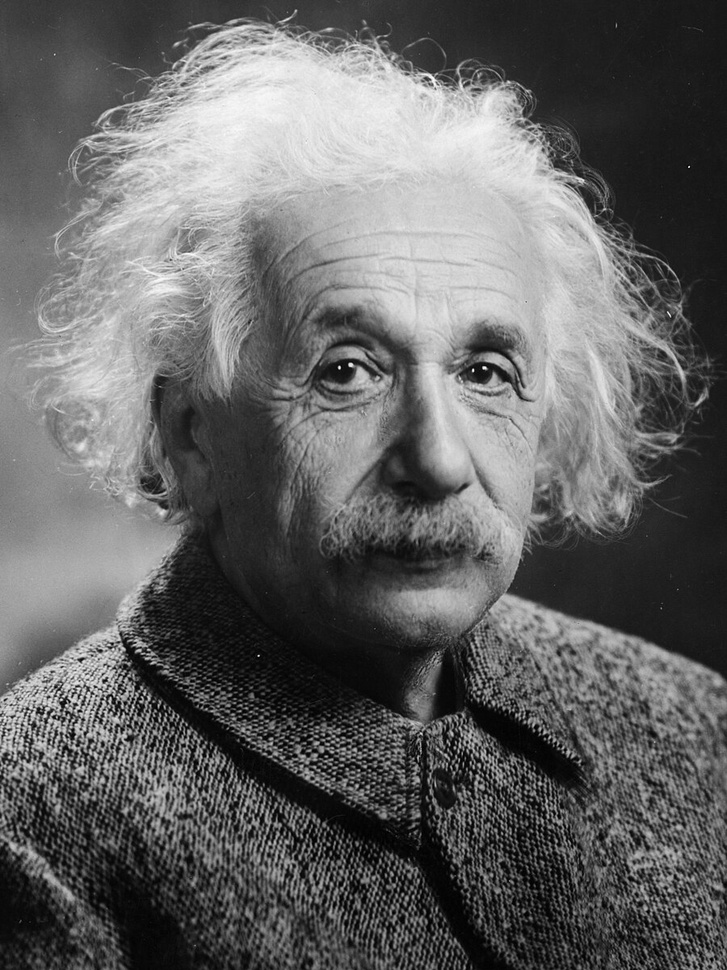
#> input picture Albert_Einstein_Head.jpg, 727 x 970 px, shrunk from 900 x 1200 before the run, found by its file name
$ python lab14.py
#> lines starting #> are read from the running program, lines starting #| are printed output that depends on the picture
import numpy as np
import matplotlib.pyplot as plt

# Project 14: Singular Value Decomposition and image compression

print("\nSubtask 1\n")
# Task 1: Plotting the unit circle and basis vectors
t = np.linspace(0, 2 * np.pi, 100)
X = np.array([np.cos(t), np.sin(t)])
plt.subplot(2, 2, 1)
plt.plot(X[0, :], X[1, :], 'b')
plt.quiver(0, 0, 1, 0, color='r', angles='xy', scale_units='xy', scale=1)
plt.quiver(0, 0, 0, 1, color='g', angles='xy', scale_units='xy', scale=1)
plt.axis('equal')
plt.title('Unit circle')
plt.show()

print("\nSubtask 2\n")
A = np.array([[2, 1], [-1, 1]])
U, S, V = np.linalg.svd(A)
print("U:\n", U)
print("S:\n", S)
print("V:\n", V)
# Verify orthogonality
print("U' * U:\n", np.dot(U.T, U))
print("V' * V:\n", np.dot(V.T, V))

print("\nSubtask 3\n")
VX = np.dot(V.T, X)
plt.subplot(2, 2, 2)
plt.plot(VX[0, :], VX[1, :], 'b')
plt.quiver(0, 0, V[0, 0], V[0, 1], color='r', angles='xy', scale_units='xy', scale=1)
plt.quiver(0, 0, V[1, 0], V[1, 1], color='g', angles='xy', scale_units='xy', scale=1)
plt.axis('equal')
plt.title('Multiplied by matrix V^T')
plt.show()

print("\nSubtask 4\n")
S_matrix = np.diag(S)
SVX = np.dot(S_matrix, VX)
plt.subplot(2, 2, 3)
plt.plot(SVX[0, :], SVX[1, :], 'b')
plt.quiver(0, 0, S[0] * V[0, 0], S[1] * V[0, 1], color='r', angles='xy', scale_units='xy', scale=1)
plt.quiver(0, 0, S[0] * V[1, 0], S[1] * V[1, 1], color='g', angles='xy', scale_units='xy', scale=1)
plt.axis('equal')
plt.title('Multiplied by matrix ΣV^T')
plt.show()

print("\nSubtask 5\n")
AX = np.dot(U, SVX)
plt.subplot(2, 2, 4)
plt.plot(AX[0, :], AX[1, :], 'b')
plt.quiver(0, 0, U[0, 0] * S[0] * V[0, 0] + U[0, 1] * S[1] * V[0, 1],
U[1, 0] * S[0] * V[0, 0] + U[1, 1] * S[1] * V[0, 1], color='r', angles='xy',
scale_units='xy', scale=1)
plt.quiver(0, 0, U[0, 0] * S[0] * V[1, 0] + U[0, 1] * S[1] * V[1, 1],
U[1, 0] * S[0] * V[1, 0] + U[1, 1] * S[1] * V[1, 1], color='g', angles='xy',
scale_units='xy', scale=1)
plt.axis('equal')
plt.title('Multiplied by matrix UΣV^T=A')
plt.show()

print("\nSubtask 6\n")
# Modification example for U and V (this is just a random example, modifications need to be chosen carefully)
U1 = U
V1 = V.T
print("U1 * S * V1.T:\n", np.dot(U1, np.dot(S_matrix, V1.T)))

print("\nSubtask 7\n")
Av1 = np.dot(A, V.T[:, 0])
Av2 = np.dot(A, V.T[:, 1])
print("Av1:\n", Av1)
print("σ1 * u1:\n", S[0] * U[:, 0])
print("Av2:\n", Av2)
print("σ2 * u2:\n", S[1] * U[:, 1])
# Numerical check
print("A * V - U * S:\n", np.dot(A, V.T) - np.dot(U, S_matrix))

print("\nSubtask 8-11\n")
import cv2
# Load the image
ImJPG = cv2.imread("/Users/pranavhemanth/Code/Academics/LA-S4/Albert_Einstein_Head.jpg",cv2.IMREAD_GRAYSCALE)
#> ImJPG is the input picture: shape (970, 727); min 0, max 255, mean 99.9
plt.figure()
plt.imshow(ImJPG, cmap='gray')
plt.title('Original Image')
plt.show()
# Singular Value Decomposition
UIm, SIm, VIm = np.linalg.svd(ImJPG.astype(np.float64), full_matrices=False)
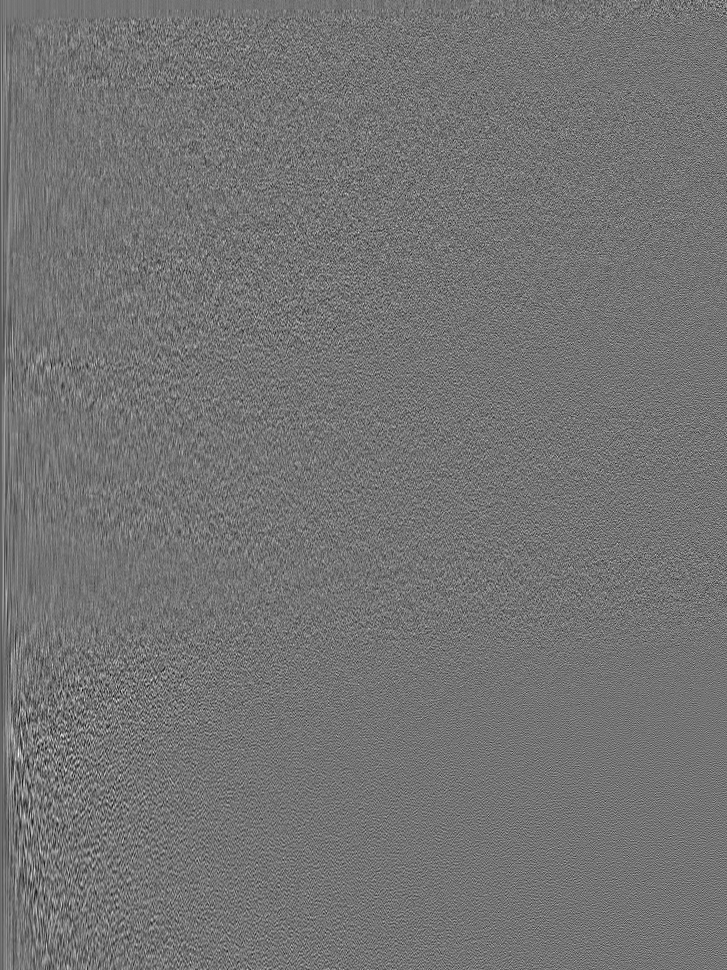
#> UIm: shape (970, 727) float64; min -0.187, max 0.224, mean -5.38e-05; drawn with min black and max white
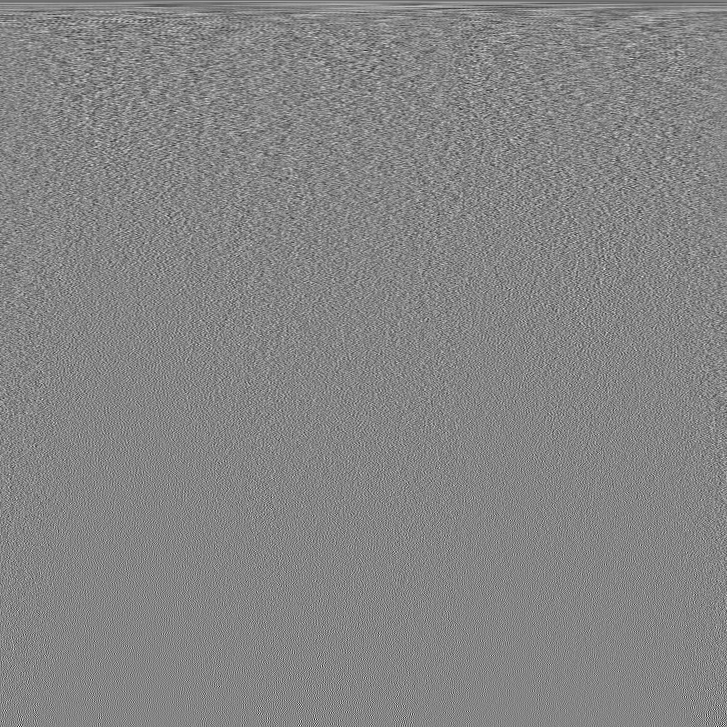
#> VIm: shape (727, 727) float64; min -0.23, max 0.21, mean -6.2e-05; drawn with min black and max white
#> SIm = 727 values, max 91578.2 at index 0, min 7.99 at index 726, mean 694
print(UIm)
#> (printed output is left out)
# Plot Singular Values
plt.figure()
plt.plot(np.arange(len(SIm)), SIm)
plt.title('Singular Values')
plt.show()
#> figure, not shown here; curve peaks at x = 0, y = 91578.2
# Image compression using truncated SVD
for k in [50, 100, 150]:
    ImJPG_comp = np.dot(UIm[:, :k], np.dot(np.diag(SIm[:k]), VIm[:k, :]))
    plt.figure()
    plt.imshow(ImJPG_comp, cmap='gray')
    plt.title(f'Compressed Image with {k} Singular Values')
    plt.show()
    pct = 1 - (np.size(UIm[:, :k]) + np.size(VIm[:k, :]) * np.size(np.diag(SIm[:k]))) /np.size(ImJPG)
    print(f'Compression percentage for {k} singular values: {pct:.3f}')
#> this loop made 3 passes
#> pct on passes 1 to 3: -127.9, -1030.1, -3478.6
#| Compression percentage for 50 singular values: -127.935
#| Compression percentage for 100 singular values: -1030.065
#| Compression percentage for 150 singular values: -3478.588
#> pass 1, `ImJPG_comp = np.dot(UIm[:, :k], np.dot(np.diag(SIm[:k]), VIm[:k, :]))`:
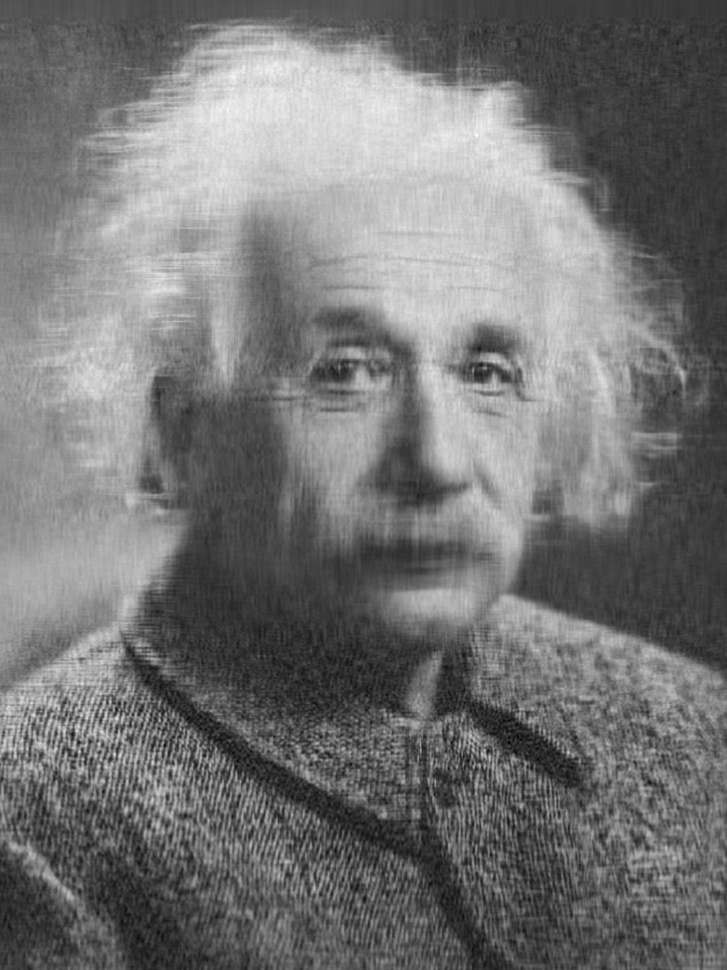
#> ImJPG_comp: shape (970, 727) float64; min -46.84, max 273.3, mean 99.9; drawn with min black and max white

print("\nSubtask 12\n")
#12
import numpy as np
import matplotlib.pyplot as plt
import cv2
# Load the image
ImJPG = cv2.imread("/Users/pranavhemanth/Code/Academics/LA-S4/checkers.pgm",cv2.IMREAD_GRAYSCALE)
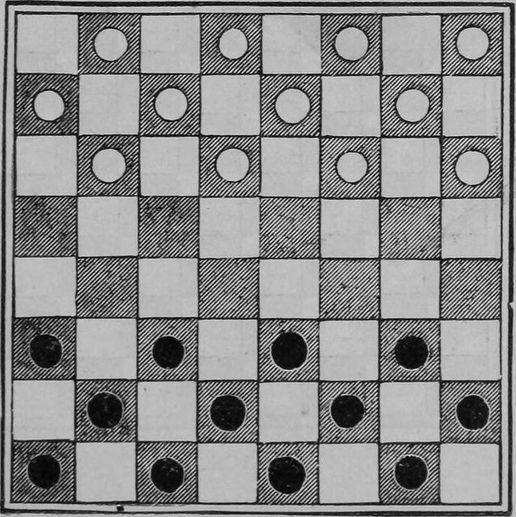
#> input picture checkers.pgm, 516 x 517 px, shrunk from 638 x 640 before the run, found by its file name
#> ImJPG is the input picture: shape (517, 516); min 0, max 247, mean 138.4
# Add noise to the image
m, n = ImJPG.shape
#> m = 517; n = 516
ImJPG_Noisy = ImJPG.astype(np.float64) + 50 * (np.random.rand(m, n) - 0.5)
ImJPG_Noisy = np.clip(ImJPG_Noisy, 0, 255) # Ensure values are within valid range
# Display the original and noisy images
plt.figure()
plt.imshow(ImJPG, cmap='gray')
plt.title('Original Checkers Image')
plt.axis('off')
plt.show()
plt.figure()
plt.imshow(ImJPG_Noisy, cmap='gray')
plt.title('Noisy Checkers Image')
plt.axis('off')
plt.show()

print("\nSubtask 13\n")
# Compute SVD of the noisy image
UIm, SIm, VIm = np.linalg.svd(ImJPG_Noisy, full_matrices=False)
#> UIm: shape (517, 516) float64
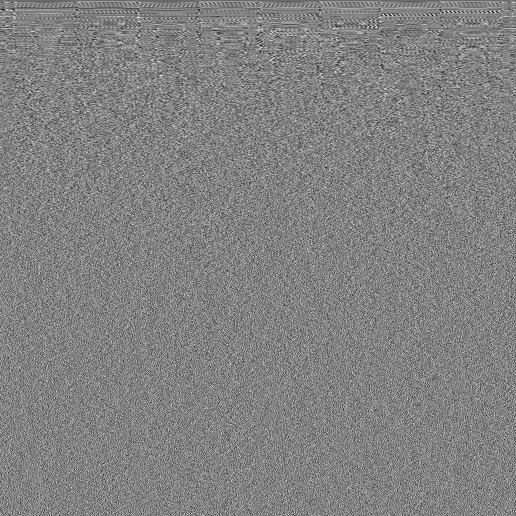
#> VIm: shape (516, 516) float64; min -0.239, max 0.229, mean -8.84e-05; drawn with min black and max white
#> SIm = 516 values, max 72954.7 at index 0, min 1.76 at index 515, mean 764
# Variables: UIm, SIm, VIm

print("\nSubtask 14\n")
# Function to approximate the image with k singular values
def approximate_image(U, S, V, k):
    return np.dot(U[:, :k], np.dot(np.diag(S[:k]), V[:k, :]))
# Approximations with k = 10, k = 30, k = 50 singular values
ks = [10, 30, 50]
for k in ks:
    ImJPG_approx = approximate_image(UIm, SIm, VIm, k)
    plt.figure()
    plt.imshow(ImJPG_approx, cmap='gray')
    plt.title(f'Denoised Image with k = {k} Singular Values')
    plt.axis('off')
    plt.show()
    # Compare the images to the initial noisy image
    plt.figure()
    plt.imshow(np.hstack((ImJPG, ImJPG_Noisy, ImJPG_approx)), cmap='gray')
    plt.title(f'Original, Noisy, and Denoised (k = {k}) Images')
    plt.axis('off')
    plt.show()
#> this loop made 3 passes
#> pass 1, `plt.show()`:
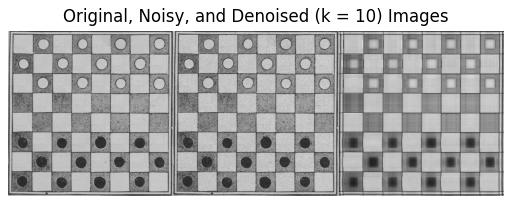
#> figure drawn by matplotlib, 1 panel
#> pass 3, `ImJPG_approx = approximate_image(UIm, SIm, VIm, k)`:
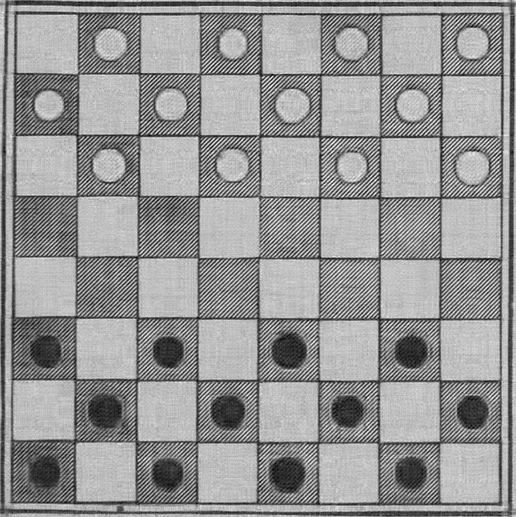
#> ImJPG_approx: shape (517, 516) float64; min -37.37, max 261.4, mean 138.5; drawn with min black and max white
